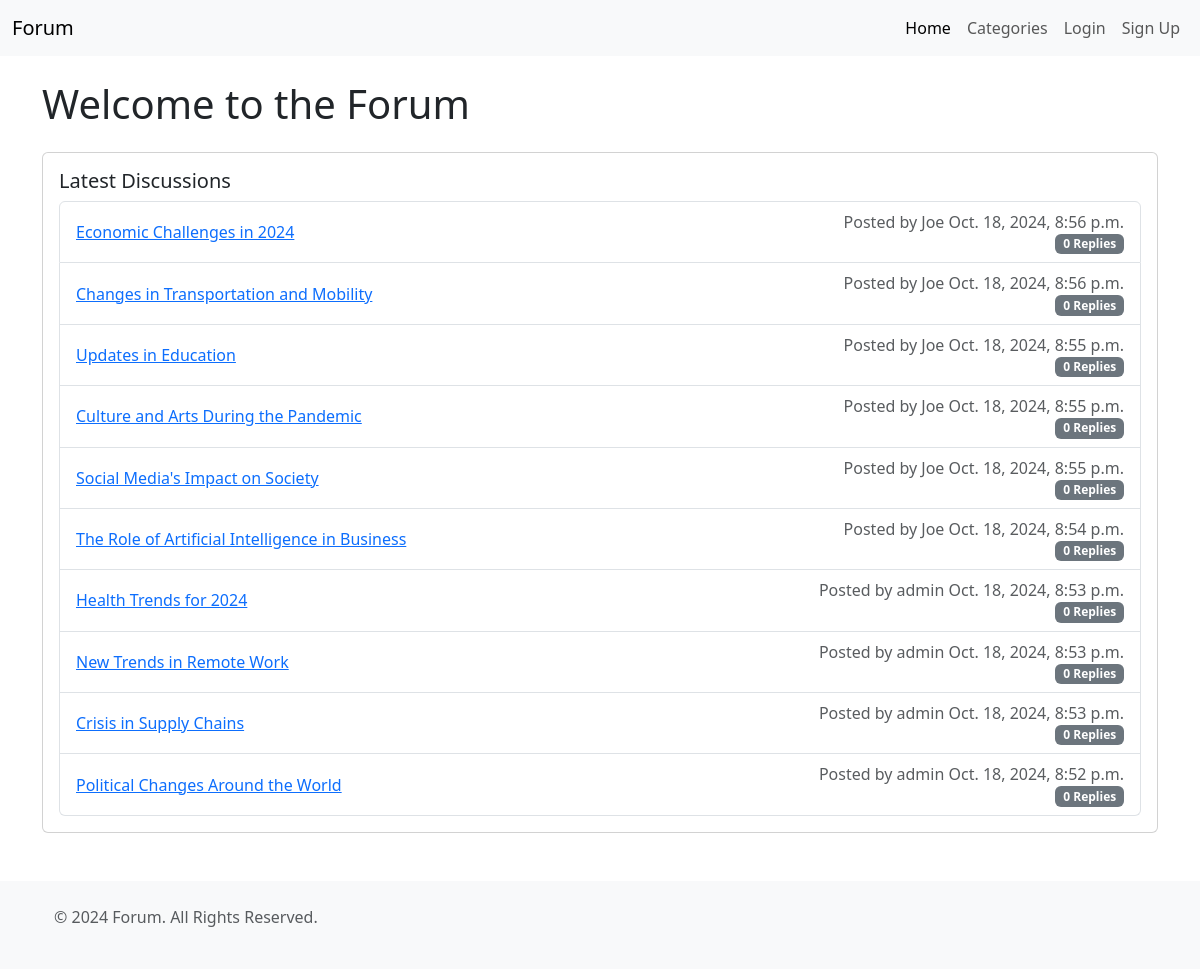
The app's page /, older data.
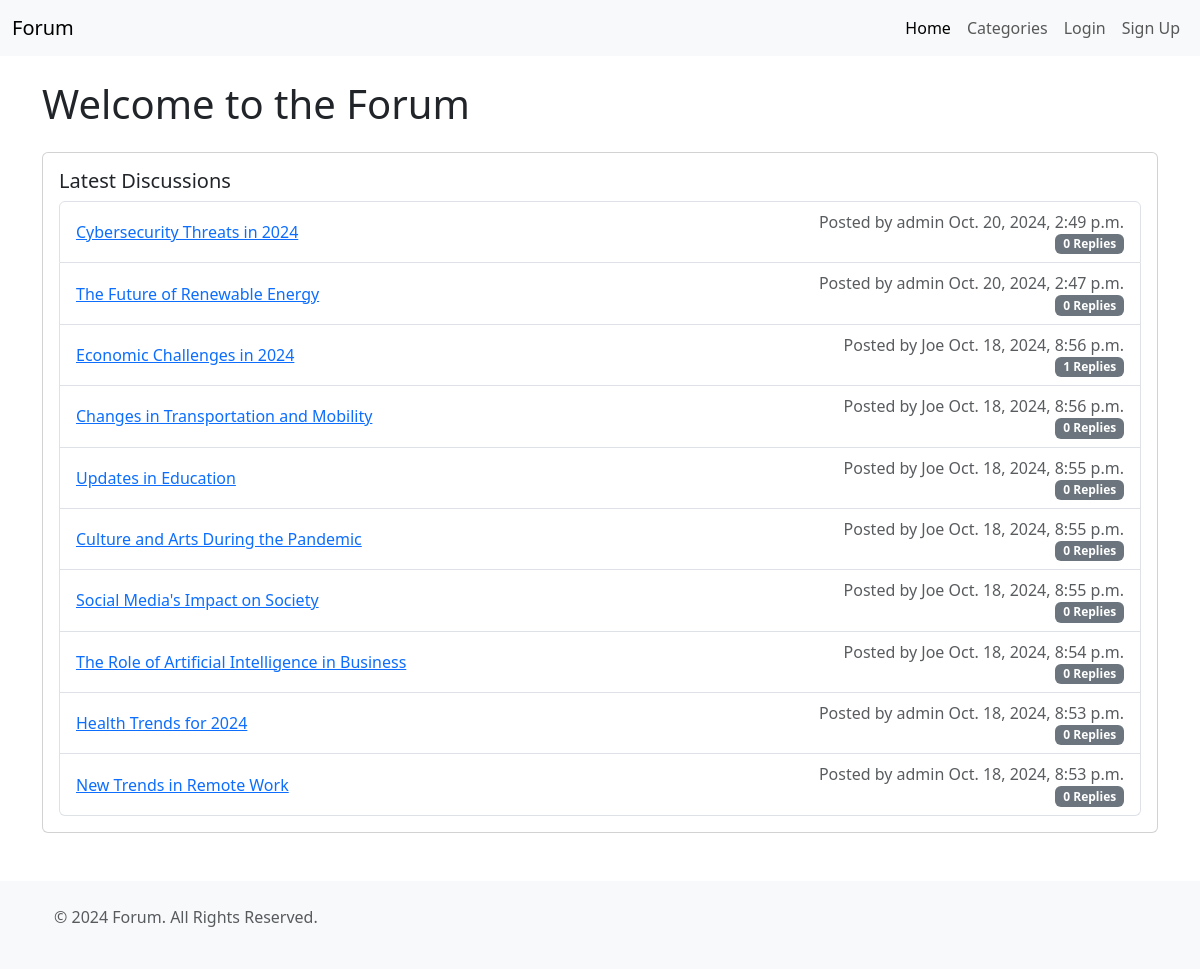
The same page, newer data.
### forumapp/models.py (models this page shows, shortened)
class Topic(models.Model):
    title = models.CharField(max_length=200)
    slug = models.SlugField(max_length=200, unique=True, blank=True)
    content = models.TextField()
    created_at = models.DateTimeField(auto_now_add=True)
    updated_at = models.DateTimeField(auto_now=True)
    category = models.ForeignKey(Category, on_delete=models.CASCADE, related_name='topics')
    author = models.ForeignKey(User, on_delete=models.CASCADE, related_name='topics')

### forumapp/views.py (the view)
# urls.py: path('', views.index, name='index'),
def index(request: HttpRequest) -> HttpResponse:
    topics = Topic.objects.order_by('-created_at')[:10]
    return render(request, 'index.html', {'topics': topics})

### forumapp/templates/index.html
{% extends 'base.html' %}
{% load i18n %}
{% block content %}
<h1 class="mb-4">{% trans "Welcome to the Forum" %}</h1>
<div class="card mb-3">
    <div class="card-body">
        <h5 class="card-title">{% trans "Latest Discussions" %}</h5>
        <ul class="list-group">
            {% for topic in topics %}
            <li class="list-group-item d-flex justify-content-between align-items-center">
                <a href="{% url 'topic_detail' topic.slug %}">{{ topic.title }}</a>
                <div class="d-flex flex-column align-items-end">
                    <p class="text-muted mb-0">{% trans "Posted by" %} {{ topic.author }} {{topic.created_at}}</p>
                    <span class="badge bg-secondary">{{ topic.replies.count }} {% trans "Replies" %}</span>
                </div>
            </li>
            {% endfor %}
        </ul>
    </div>
</div>
{% endblock %}

Row changes from the older to the newer data that the page shows:
no longer on this page (row unchanged): Topic: title "Crisis in Supply Chains", author "admin", created_at "Oct. 18, 2024, 8:53 p.m.", replies.count "0"
no longer on this page (row unchanged): Topic: title "Political Changes Around the World", author "admin", created_at "Oct. 18, 2024, 8:52 p.m.", replies.count "0"
added Topic: title "Cybersecurity Threats in 2024", author "admin", created_at "Oct. 20, 2024, 2:49 p.m.", replies.count "0"
added Topic: title "The Future of Renewable Energy", author "admin", created_at "Oct. 20, 2024, 2:47 p.m.", replies.count "0"
computed for Topic "Economic Challenges in 2024": replies.count "0" → "1"
